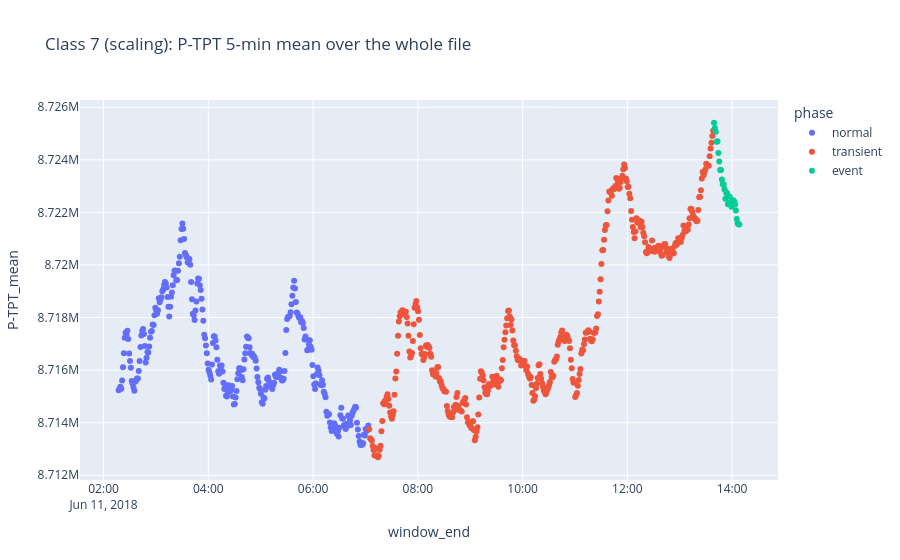

Here is the notebook cell this chart was saved with:
### Markdown cell above
## Trade-off sweep (two-tier, out-of-sample calibration; quantile ∈ {0.99, 0.995, 0.999}, k ∈ {1, 3, 5})

- Some settings dominate others: e.g. q=0.99/k=5 (macro detection 0.45, 1.06 FA/day) beats q=0.995/k=1 (0.37, 1.34) on both. All k=1 settings are dominated.
- Pareto front: q=0.999/k=5 (0.27, 0.07), q=0.999/k=3 (0.28, 0.08), q=0.995/k=5 (0.35, 0.25), q=0.99/k=5 (0.45, 1.06), q=0.99/k=3 (0.465, 1.33).
- Persistence is nearly free: at q=0.995, k=1→5 cuts false alarms by >80% (1.34 → 0.25/day) with negligible loss in detection; warning time is unaffected.
- False alarms come mainly from the global tier (e.g. 1.22 vs 0.015/day at q=0.995/k=5), so one shared threshold suits neither tier.
- Ceiling: macro detection ≤ ~0.47 and ≥1 h warning ≤ ~0.17 at every setting. The limit is the features (movement only, 5-min windows), not the threshold.
- Default operating point: q=0.995, k=5 (macro detection 0.35, 0.25 FA/well/day).

**Next**
- Separate thresholds for the per-well and global tiers.
- Move the curve, not along it: level features, longer windows, stronger models. Any new model must beat this curve.

### Code cell
from assetmind.ingestion.threew import read_instance, make_windows, MODEL_SENSORS

W3 = ROOT.parent / "3W" / "dataset"
valid = pd.read_parquet(ROOT / "reports/3w_real_validity.parquet")
f7 = valid[(valid["class"] == 7) & (valid["P-TPT"] > 0.9)]["file"].iloc[0]   # a scaling file with good P-TPT

w7 = make_windows(read_instance(W3 / "7" / f7, MODEL_SENSORS), MODEL_SENSORS)
px.scatter(w7, x="window_end", y="P-TPT_mean", color="phase",
           title=f"Class 7 (scaling): P-TPT 5-min mean over the whole file").show()

print("Typical 5-min change during transient:", round(w7.loc[w7["phase"] == "transient", "P-TPT_change"].abs().median()))
print("Typical 5-min std during normal:      ", round(w7.loc[w7["phase"] == "normal", "P-TPT_std"].median()))

### Figure 1 — Plotly figure (JSON) as saved in the notebook; plotly's stock layout.template omitted (floating-point values rounded to 4 significant figures; data arrays with more than 128 entries replaced by an {"elided": "..."} marker saying what was removed)
{"data": [{"hovertemplate": "phase=normal<br>window_end=%{x}<br>P-TPT_mean=%{y}<extra></extra>", "legendgroup": "normal", "marker": {"color": "#636efa", "symbol": "circle"}, "mode": "markers", "name": "normal", "orientation": "v", "showlegend": true, "type": "scatter", "x": {"elided": "287 str values"}, "xaxis": "x", "y": {"elided": "287 float values"}, "yaxis": "y"}, {"hovertemplate": "phase=transient<br>window_end=%{x}<br>P-TPT_mean=%{y}<extra></extra>", "legendgroup": "transient", "marker": {"color": "#EF553B", "symbol": "circle"}, "mode": "markers", "name": "transient", "orientation": "v", "showlegend": true, "type": "scatter", "x": {"elided": "395 str values"}, "xaxis": "x", "y": {"elided": "395 float values"}, "yaxis": "y"}, {"hovertemplate": "phase=event<br>window_end=%{x}<br>P-TPT_mean=%{y}<extra></extra>", "legendgroup": "event", "marker": {"color": "#00cc96", "symbol": "circle"}, "mode": "markers", "name": "event", "orientation": "v", "showlegend": true, "type": "scatter", "x": ["2018-06-11T13:39:17.000000000", "2018-06-11T13:40:17.000000000", "2018-06-11T13:41:17.000000000", "2018-06-11T13:42:17.000000000", "2018-06-11T13:43:17.000000000", "2018-06-11T13:44:17.000000000", "2018-06-11T13:45:17.000000000", "2018-06-11T13:46:17.000000000", "2018-06-11T13:47:17.000000000", "2018-06-11T13:48:17.000000000", "2018-06-11T13:49:17.000000000", "2018-06-11T13:50:17.000000000", "2018-06-11T13:51:17.000000000", "2018-06-11T13:52:17.000000000", "2018-06-11T13:53:17.000000000", "2018-06-11T13:54:17.000000000", "2018-06-11T13:55:17.000000000", "2018-06-11T13:56:17.000000000", "2018-06-11T13:57:17.000000000", "2018-06-11T13:58:17.000000000", "2018-06-11T13:59:17.000000000", "2018-06-11T14:00:17.000000000", "2018-06-11T14:01:17.000000000", "2018-06-11T14:02:17.000000000", "2018-06-11T14:03:17.000000000", "2018-06-11T14:04:17.000000000", "2018-06-11T14:05:17.000000000", "2018-06-11T14:06:17.000000000", "2018-06-11T14:07:17.000000000", "2018-06-11T14:08:17.000000000"], "xaxis": "x", "y": [8725000.0, 8725000.0, 8725000.0, 8725000.0, 8725000.0, 8724000.0, 8724000.0, 8724000.0, 8724000.0, 8723000.0, 8723000.0, 8723000.0, 8723000.0, 8723000.0, 8723000.0, 8723000.0, 8722000.0, 8722000.0, 8723000.0, 8722000.0, 8722000.0, 8722000.0, 8722000.0, 8722000.0, 8722000.0, 8722000.0, 8722000.0, 8722000.0, 8722000.0, 8722000.0], "yaxis": "y"}], "layout": {"legend": {"title": {"text": "phase"}, "tracegroupgap": 0}, "title": {"text": "Class 7 (scaling): P-TPT 5-min mean over the whole file"}, "xaxis": {"anchor": "y", "domain": [0, 1], "title": {"text": "window_end"}}, "yaxis": {"anchor": "x", "domain": [0, 1], "title": {"text": "P-TPT_mean"}}}}
